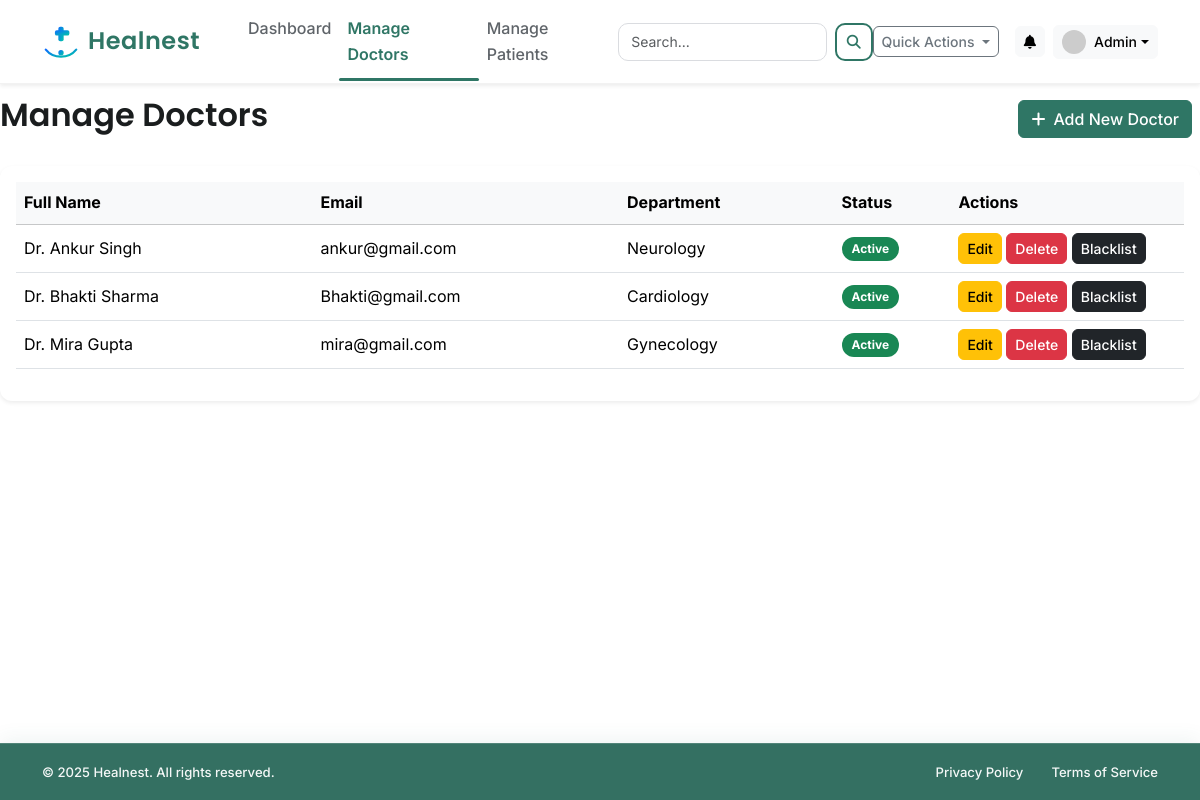
Page /admin/doctors (signed in) on the committed database.
### app/models.py (models this page shows, shortened)
class User(db.Model, UserMixin):
    __tablename__ = 'user'
    id = db.Column(db.Integer, primary_key=True)
    email = db.Column(db.String(120), unique=True, nullable=False)
    password_hash = db.Column(db.String(128), nullable=False)
    role = db.Column(db.String(10), nullable=False)  # 'admin', 'doctor', 'patient'
    created_at = db.Column(db.DateTime, default=datetime.utcnow)
    is_active = db.Column(db.Boolean, nullable=False, default=True)
    doctor_profile = db.relationship('DoctorProfile', backref='user', uselist=False, cascade="all, delete-orphan")
    patient_profile = db.relationship('PatientProfile', backref='user', uselist=False, cascade="all, delete-orphan")
    appointments_as_patient = db.relationship('Appointment', foreign_keys='Appointment.patient_id', backref='patient', lazy=True, cascade="all, delete-orphan")
    appointments_as_doctor = db.relationship('Appointment', foreign_keys='Appointment.doctor_id', backref='doctor', lazy=True, cascade="all, delete-orphan")
    availabilities = db.relationship('Availability', backref='doctor', lazy=True, cascade="all, delete-orphan")
    notifications = db.relationship('Notification', backref='user', lazy=True, cascade="all, delete-orphan")
    reviews_given = db.relationship('DoctorReview', foreign_keys='DoctorReview.patient_id', backref='patient', lazy=True)
    reviews_received = db.relationship('DoctorReview', foreign_keys='DoctorReview.doctor_id', backref='doctor', lazy=True)
    @property
    def password(self):
        raise AttributeError('password is not a readable attribute')

class DoctorProfile(db.Model):
    __tablename__ = 'doctor_profile'
    id = db.Column(db.Integer, primary_key=True)
    user_id = db.Column(db.Integer, db.ForeignKey('user.id'), nullable=False, unique=True)
    full_name = db.Column(db.String(100), nullable=False)
    department_id = db.Column(db.Integer, db.ForeignKey('department.id'), nullable=False)
    qualifications = db.Column(db.String(200))
    experience_years = db.Column(db.Integer, default=0)
    bio = db.Column(db.Text)

class Department(db.Model):
    __tablename__ = 'department'
    id = db.Column(db.Integer, primary_key=True)
    name = db.Column(db.String(100), unique=True, nullable=False)
    description = db.Column(db.Text)
    doctors = db.relationship('DoctorProfile', backref='department', lazy=True)

### app/routes/admin_routes.py (the view)
@admin_bp.route('/doctors')
@login_required
def manage_doctors():
    if current_user.role != 'admin':
        flash('You are not authorized to access this page.', 'danger')
        return redirect(url_for('main.home'))
    doctors = User.query.filter_by(role='doctor').join(DoctorProfile).order_by(DoctorProfile.full_name).all()
    return render_template('admin/manage_doctors.html', title='Manage Doctors', doctors=doctors)

### app/__init__.py (called while the page is built)
@app.context_processor
def inject_notifications():
    if current_user.is_authenticated:
        unread_notifications = Notification.query.filter_by(user_id=current_user.id, is_read=False).order_by(Notification.created_at.desc()).limit(5).all()
        notification_count = Notification.query.filter_by(user_id=current_user.id, is_read=False).count()
        return dict(unread_notifications=unread_notifications, notification_count=notification_count)
    return dict(unread_notifications=[], notification_count=0)

@app.context_processor
def inject_notifications():
    if current_user.is_authenticated:
        unread_notifications = Notification.query.filter_by(user_id=current_user.id, is_read=False).order_by(Notification.created_at.desc()).limit(5).all()
        notification_count = Notification.query.filter_by(user_id=current_user.id, is_read=False).count()
        return dict(unread_notifications=unread_notifications, notification_count=notification_count)
    return dict(unread_notifications=[], notification_count=0)

### app/models.py (called while the page is built)
@login_manager.user_loader
def load_user(user_id):
    return User.query.get(int(user_id))

### app/templates/admin/manage_doctors.html
{% extends "layout.html" %}
{% block content %}
<div class="d-flex justify-content-between align-items-center mb-4">
    <h2>Manage Doctors</h2>
    <a href="{{ url_for('admin.add_doctor') }}" class="btn btn-primary me-2">
        <i class="fas fa-plus me-2"></i>Add New Doctor
    </a>
</div>
<div class="card shadow-sm">
    <div class="card-body">
        <div class="table-responsive">
            <table class="table table-hover align-middle">
                <thead class="table-light">
                    <tr>
                        <th>Full Name</th>
                        <th>Email</th>
                        <th>Department</th>
                        <th style="width: 10%;">Status</th>
                        <th style="width: 20%;">Actions</th>
                    </tr>
                </thead>
                <tbody>
                    {% for doctor in doctors %}
                    <tr>
                        <td>Dr. {{ doctor.doctor_profile.full_name }}</td>
                        <td>{{ doctor.email }}</td>
                        <td>{{ doctor.doctor_profile.department.name }}</td>
                        <td>
                            {% if doctor.is_active %}
                            <span class="badge bg-success">Active</span>
                            {% else %}
                            <span class="badge bg-dark">Blacklisted</span>
                            {% endif %}
                        </td>
                        <td>
                            <a href="{{ url_for('admin.edit_doctor', user_id=doctor.id) }}"
                                class="btn btn-sm btn-warning">Edit</a>
                            <form action="{{ url_for('admin.delete_doctor', user_id=doctor.id) }}" method="POST"
                                class="d-inline"
                                onsubmit="return confirm('DELETE: Are you sure you want to PERMANENTLY DELETE this doctor?');">
                                <button type="submit" class="btn btn-sm btn-danger">Delete</button>
                            </form>
                            {% if doctor.is_active %}
                            <form action="{{ url_for('admin.blacklist_user', user_id=doctor.id) }}" method="POST"
                                class="d-inline"
                                onsubmit="return confirm('BLACKLIST: Are you sure you want to suspend Dr. {{ doctor.doctor_profile.full_name }}? They will not be able to log in.');">
                                <button type="submit" class="btn btn-sm btn-dark">Blacklist</button>
                            </form>
                            {% else %}
                            <form action="{{ url_for('admin.activate_user', user_id=doctor.id) }}" method="POST"
                                class="d-inline">
                                <button type="submit" class="btn btn-sm btn-success">Activate</button>
                            </form>
                            {% endif %}
                        </td>
                    </tr>
                    {% else %}
                    <tr>
                        <td colspan="5" class="text-center text-muted">No doctors found.</td>
                    </tr>
                    {% endfor %}
                </tbody>
            </table>
        </div>
    </div>
</div>
{% endblock content %}

### app/static/css/style.css (style rules this page uses)
:root { --brand-primary: #00796B; --brand-primary-dark: #004D40; --brand-accent: #1BAFA0; --brand-danger: #D9534F; --brand-warning: #F4B400; --brand-success: #28A745; --brand-info: #0091EA; --radius-sm: 6px; --radius-md: 10px; --radius-lg: 18px; --shadow-soft: 0 4px 12px rgba(0, 0, 0, 0.05); --shadow-hover: 0 6px 18px rgba(0, 0, 0, 0.10); }
:root { --brand-primary: #00897B; --brand-primary-dark: #00695C; --brand-primary-light: #E0F2F1; --success: #2E7D32; --warning: #ED6C02; --danger: #C62828; --info: #0288D1; --text-dark: #1A1D1E; --text-medium: #5F6469; --text-light: #AEB4BA; --bg-light: #F9FAFB; --bg-white: #FFFFFF; --bg-glass: rgba(255, 255, 255, 0.65); --shadow-soft: 0 4px 12px rgba(0, 0, 0, 0.06); --shadow-medium: 0 6px 20px rgba(0, 0, 0, 0.08); --shadow-hover: 0 8px 30px rgba(0, 0, 0, 0.12); --radius-sm: 6px; --radius-md: 12px; --radius-lg: 22px; --radius-full: 50px; --transition-fast: .15s ease-in-out; --transition-medium: .25s ease; }
body { font-family: "Inter", system-ui, sans-serif; background-color: var(--bg-light); color: var(--text-dark); line-height: 1.6; -webkit-font-smoothing: antialiased; }
h1, h2, h3, h4, h5 { font-family: "Poppins", sans-serif; font-weight: 600; color: var(--text-dark); }
a { text-decoration: none; transition: var(--transition-fast); }
.btn { border-radius: var(--radius-sm); font-weight: 500; transition: var(--transition-medium); }
.btn-primary { background-color: var(--brand-primary); border-color: var(--brand-primary); }
.card { border: none; border-radius: var(--radius-md); background: var(--bg-white); box-shadow: var(--shadow-soft); transition: var(--transition-medium); }
.badge { padding: 6px 10px; border-radius: var(--radius-full); font-size: 0.75rem; }
.btn-primary { background: var(--brand-primary); border-color: var(--brand-primary); }
:root { --brand-primary: #2F7665; }
:root { --brand-primary: #2F7665; --brand-primary-hover: #276255; --brand-primary-light: #E7F3F1; --brand-text-light: #ffffff; --brand-shadow: rgba(47, 118, 101, 0.28); }
button, .btn { transition: transform .2s ease, opacity .25s ease, box-shadow .25s ease; }

### app/static/css/layout.css (style rules this page uses)
html { scroll-behavior: smooth; }
body { display: flex; flex-direction: column; min-height: 100vh; padding-top: var(--navbar-height, 72px); }
.bg-dashboard { background-color: var(--brand-bg-soft); }

### rows in the picture
User: doctor_profile.full_name "Ankur Singh", email "ankur@gmail.com", doctor_profile.department.name "Neurology", is_active "Active"
User: doctor_profile.full_name "Bhakti Sharma", email "Bhakti@gmail.com", doctor_profile.department.name "Cardiology", is_active "Active"
User: doctor_profile.full_name "Mira Gupta", email "mira@gmail.com", doctor_profile.department.name "Gynecology", is_active "Active"
